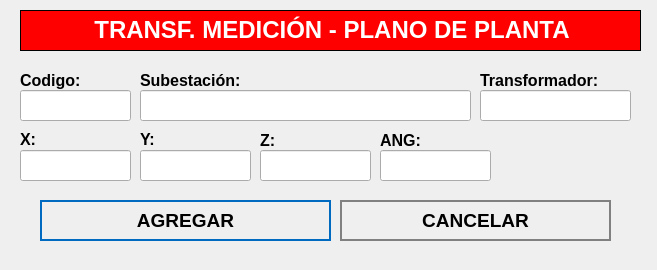
<?xml version="1.0" encoding="UTF-8"?>
<ui version="4.0">
 <class>NewBook</class>
 <widget class="QWidget" name="NewBook">
  <property name="geometry">
   <rect>
    <x>0</x>
    <y>0</y>
    <width>657</width>
    <height>270</height>
   </rect>
  </property>
  <property name="windowTitle">
   <string>Nuevo Registro</string>
  </property>
  <property name="styleSheet">
   <string notr="true">QPushButton
{	
	height: 2em;
 	border-style: solid;
	border-width: 2px;
 	border-color: grey;
	font-weight: bold;
}

QPushButton:hover
{
   	background-color:grey;
	color:white;
}</string>
  </property>
  <widget class="QLabel" name="label">
   <property name="geometry">
    <rect>
     <x>20</x>
     <y>10</y>
     <width>621</width>
     <height>41</height>
    </rect>
   </property>
   <property name="font">
    <font>
     <underline>false</underline>
    </font>
   </property>
   <property name="autoFillBackground">
    <bool>false</bool>
   </property>
   <property name="styleSheet">
    <string notr="true">background-color: red;</string>
   </property>
   <property name="frameShape">
    <enum>QFrame::Box</enum>
   </property>
   <property name="text">
    <string>&lt;html&gt;&lt;head/&gt;&lt;body&gt;&lt;p align=&quot;center&quot;&gt;&lt;span style=&quot; font-size:18pt; font-weight:600; color:#ffffff;&quot;&gt;TRANSF. MEDICIÓN - PLANO DE PLANTA&lt;/span&gt;&lt;/p&gt;&lt;/body&gt;&lt;/html&gt;</string>
   </property>
  </widget>
  <widget class="QLabel" name="label_autoriza">
   <property name="geometry">
    <rect>
     <x>20</x>
     <y>70</y>
     <width>101</width>
     <height>21</height>
    </rect>
   </property>
   <property name="text">
    <string>&lt;html&gt;&lt;head/&gt;&lt;body&gt;&lt;p&gt;&lt;span style=&quot; font-size:12pt; font-weight:600;&quot;&gt;Codigo:&lt;/span&gt;&lt;/p&gt;&lt;/body&gt;&lt;/html&gt;</string>
   </property>
  </widget>
  <widget class="QLineEdit" name="inputCodigo">
   <property name="geometry">
    <rect>
     <x>20</x>
     <y>90</y>
     <width>111</width>
     <height>31</height>
    </rect>
   </property>
   <property name="font">
    <font>
     <pointsize>12</pointsize>
    </font>
   </property>
  </widget>
  <widget class="QLineEdit" name="inputSubestacion">
   <property name="geometry">
    <rect>
     <x>140</x>
     <y>90</y>
     <width>331</width>
     <height>31</height>
    </rect>
   </property>
   <property name="font">
    <font>
     <pointsize>12</pointsize>
    </font>
   </property>
  </widget>
  <widget class="QPushButton" name="addButton">
   <property name="geometry">
    <rect>
     <x>40</x>
     <y>200</y>
     <width>291</width>
     <height>41</height>
    </rect>
   </property>
   <property name="font">
    <font>
     <pointsize>14</pointsize>
     <weight>75</weight>
     <bold>true</bold>
    </font>
   </property>
   <property name="cursor">
    <cursorShape>PointingHandCursor</cursorShape>
   </property>
   <property name="styleSheet">
    <string notr="true">QPushButton
{	
	height: 2em;
 	border-style: solid;
	border-width: 2px;
 	border-color: #0069c0;
	font-weight: bold;
}

QPushButton:hover
{
   	background-color:#0069c0;
	color:white;
}</string>
   </property>
   <property name="text">
    <string>AGREGAR</string>
   </property>
   <property name="icon">
    <iconset>
     <normaloff>../assets/icons/add-icon.png</normaloff>../assets/icons/add-icon.png</iconset>
   </property>
   <property name="iconSize">
    <size>
     <width>30</width>
     <height>30</height>
    </size>
   </property>
   <property name="autoDefault">
    <bool>true</bool>
   </property>
   <property name="default">
    <bool>true</bool>
   </property>
   <property name="flat">
    <bool>true</bool>
   </property>
  </widget>
  <widget class="QPushButton" name="cancelButton">
   <property name="geometry">
    <rect>
     <x>340</x>
     <y>200</y>
     <width>271</width>
     <height>41</height>
    </rect>
   </property>
   <property name="font">
    <font>
     <pointsize>14</pointsize>
     <weight>75</weight>
     <bold>true</bold>
    </font>
   </property>
   <property name="cursor">
    <cursorShape>PointingHandCursor</cursorShape>
   </property>
   <property name="styleSheet">
    <string notr="true">QPushButton
{	
	height: 2em;
 	border-style: solid;
	border-width: 2px;
 	border-color: grey;
	font-weight: bold;
}

QPushButton:hover
{
   	background-color:grey;
	color:white;
}</string>
   </property>
   <property name="text">
    <string>CANCELAR</string>
   </property>
   <property name="icon">
    <iconset>
     <normaloff>../assets/icons/cancel-icon.png</normaloff>../assets/icons/cancel-icon.png</iconset>
   </property>
   <property name="iconSize">
    <size>
     <width>30</width>
     <height>30</height>
    </size>
   </property>
   <property name="autoDefault">
    <bool>true</bool>
   </property>
   <property name="default">
    <bool>true</bool>
   </property>
   <property name="flat">
    <bool>true</bool>
   </property>
  </widget>
  <widget class="QLabel" name="label_aquienVisita">
   <property name="geometry">
    <rect>
     <x>140</x>
     <y>70</y>
     <width>191</width>
     <height>21</height>
    </rect>
   </property>
   <property name="text">
    <string>&lt;html&gt;&lt;head/&gt;&lt;body&gt;&lt;p&gt;&lt;span style=&quot; font-size:12pt; font-weight:600;&quot;&gt;Subestación:&lt;/span&gt;&lt;/p&gt;&lt;/body&gt;&lt;/html&gt;</string>
   </property>
  </widget>
  <widget class="QLabel" name="label_horaIngreso">
   <property name="geometry">
    <rect>
     <x>20</x>
     <y>130</y>
     <width>71</width>
     <height>16</height>
    </rect>
   </property>
   <property name="text">
    <string>&lt;html&gt;&lt;head/&gt;&lt;body&gt;&lt;p&gt;&lt;span style=&quot; font-size:12pt; font-weight:600;&quot;&gt;X:&lt;/span&gt;&lt;/p&gt;&lt;/body&gt;&lt;/html&gt;</string>
   </property>
  </widget>
  <widget class="QLabel" name="label_horaSalida">
   <property name="geometry">
    <rect>
     <x>140</x>
     <y>130</y>
     <width>81</width>
     <height>16</height>
    </rect>
   </property>
   <property name="text">
    <string>&lt;html&gt;&lt;head/&gt;&lt;body&gt;&lt;p&gt;&lt;span style=&quot; font-size:12pt; font-weight:600;&quot;&gt;Y:&lt;/span&gt;&lt;/p&gt;&lt;/body&gt;&lt;/html&gt;</string>
   </property>
  </widget>
  <widget class="QLabel" name="label_motivoVisita">
   <property name="geometry">
    <rect>
     <x>260</x>
     <y>130</y>
     <width>101</width>
     <height>21</height>
    </rect>
   </property>
   <property name="text">
    <string>&lt;html&gt;&lt;head/&gt;&lt;body&gt;&lt;p&gt;&lt;span style=&quot; font-size:12pt; font-weight:600;&quot;&gt;Z:&lt;/span&gt;&lt;/p&gt;&lt;/body&gt;&lt;/html&gt;</string>
   </property>
  </widget>
  <widget class="QLineEdit" name="inputX">
   <property name="geometry">
    <rect>
     <x>20</x>
     <y>150</y>
     <width>111</width>
     <height>31</height>
    </rect>
   </property>
   <property name="font">
    <font>
     <pointsize>12</pointsize>
    </font>
   </property>
  </widget>
  <widget class="QLineEdit" name="inputY">
   <property name="geometry">
    <rect>
     <x>140</x>
     <y>150</y>
     <width>111</width>
     <height>31</height>
    </rect>
   </property>
   <property name="font">
    <font>
     <pointsize>12</pointsize>
    </font>
   </property>
  </widget>
  <widget class="QLineEdit" name="inputZ">
   <property name="geometry">
    <rect>
     <x>260</x>
     <y>150</y>
     <width>111</width>
     <height>31</height>
    </rect>
   </property>
   <property name="font">
    <font>
     <pointsize>12</pointsize>
    </font>
   </property>
  </widget>
  <widget class="QLineEdit" name="inputTransformador">
   <property name="geometry">
    <rect>
     <x>480</x>
     <y>90</y>
     <width>151</width>
     <height>31</height>
    </rect>
   </property>
   <property name="font">
    <font>
     <pointsize>12</pointsize>
    </font>
   </property>
  </widget>
  <widget class="QLabel" name="label_motivoVisita_3">
   <property name="geometry">
    <rect>
     <x>480</x>
     <y>70</y>
     <width>161</width>
     <height>21</height>
    </rect>
   </property>
   <property name="text">
    <string>&lt;html&gt;&lt;head/&gt;&lt;body&gt;&lt;p&gt;&lt;span style=&quot; font-size:12pt; font-weight:600;&quot;&gt;Transformador:&lt;/span&gt;&lt;/p&gt;&lt;/body&gt;&lt;/html&gt;</string>
   </property>
  </widget>
  <widget class="QLabel" name="label_motivoVisita_2">
   <property name="geometry">
    <rect>
     <x>380</x>
     <y>130</y>
     <width>101</width>
     <height>21</height>
    </rect>
   </property>
   <property name="text">
    <string>&lt;html&gt;&lt;head/&gt;&lt;body&gt;&lt;p&gt;&lt;span style=&quot; font-size:12pt; font-weight:600;&quot;&gt;ANG:&lt;/span&gt;&lt;/p&gt;&lt;/body&gt;&lt;/html&gt;</string>
   </property>
  </widget>
  <widget class="QLineEdit" name="inputANG">
   <property name="geometry">
    <rect>
     <x>380</x>
     <y>150</y>
     <width>111</width>
     <height>31</height>
    </rect>
   </property>
   <property name="font">
    <font>
     <pointsize>12</pointsize>
    </font>
   </property>
  </widget>
 </widget>
 <tabstops>
  <tabstop>inputCodigo</tabstop>
  <tabstop>inputSubestacion</tabstop>
  <tabstop>addButton</tabstop>
  <tabstop>cancelButton</tabstop>
 </tabstops>
 <resources/>
 <connections/>
</ui>
